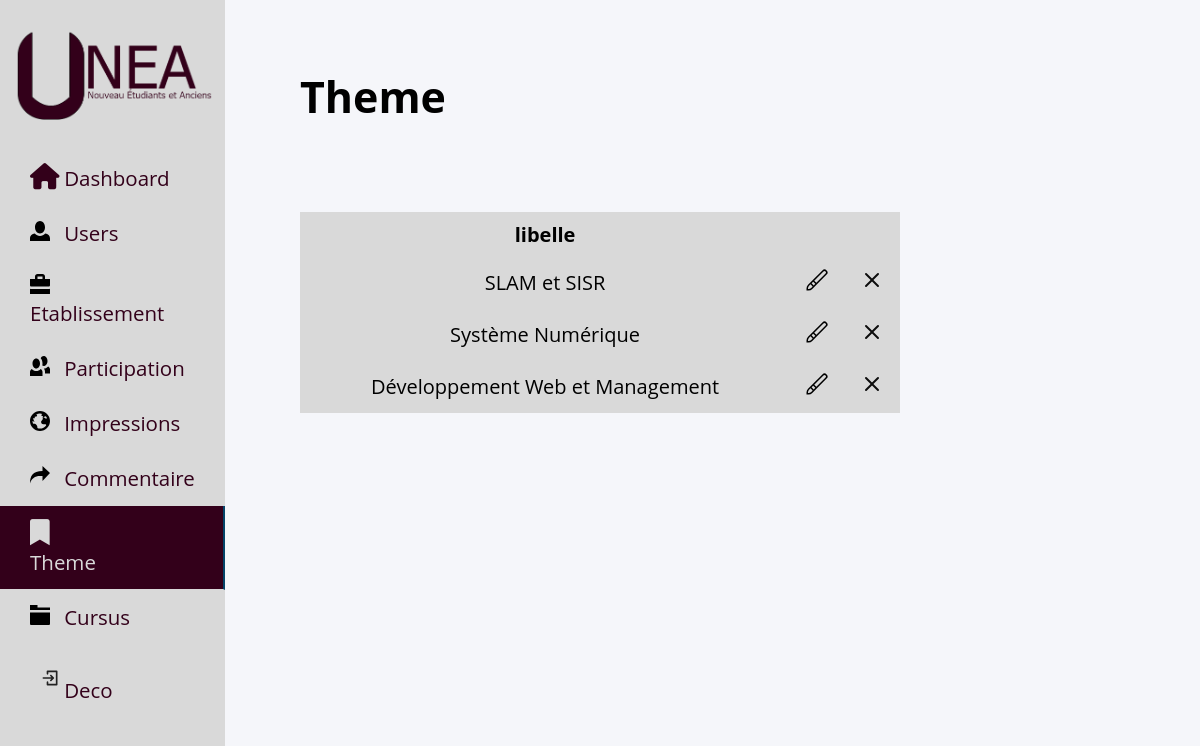
Screenshot of /admin/theme_admin.php with the database file from the repository.
### tables this page shows
CREATE TABLE IF NOT EXISTS `theme` (
  `id_theme` int(11) NOT NULL AUTO_INCREMENT,
  `libelle_theme` varchar(250) DEFAULT NULL,
  PRIMARY KEY (`id_theme`)
);

### admin/theme_admin.php (the view, shortened to what this page needs)
<!DOCTYPE html>
<html lang="en">
<head>
    <link rel="stylesheet" href="../assets/css/admin.css">
    <link rel="stylesheet" href="https://cdnjs.cloudflare.com/ajax/libs/font-awesome/6.0.0/css/all.min.css">
</head>
<body>
<?php include "../include/bdd.php" ;
      include "../include/nav-admin.php";
      $sql_participer="SELECT * FROM theme";
    $req=$bdd->query($sql_participer);
    $req->execute();
    $resultat=$req->fetchAll();
?>
      <div class="container_user">
      <h2>Theme</h2>
    <table>
        <tr>
            <th>libelle</th>
            <th></th>
        </tr>
        <?php
        foreach ($resultat as $row) {?>
                        <tr>
                <td> <?=$row["libelle_theme"]?> </td>
                <td><button id="menu" form="form" ><img src="../icone/paint-brush-alt.svg"></button><button type="submit" id="submit" form="form1" style="display: none;"><img src="../icone/check.svg"></button></td>
                <td><button id="" ><img src="../icone/close.svg"></button></td>
              </tr>
            <?php }
                ?>
                </table>
 </div>

### assets/css/admin.css (style rules this page uses)
* { list-style: none; text-decoration: none; margin: 0; padding: 0; box-sizing: border-box; font-family: 'Open Sans', sans-serif; font-size: 1.28em; }
body { background: #f5f6fa; }
.container_user { width:50%; margin: 0 auto; margin-top: 2em ; }
table { width: 100%; border-collapse: collapse; background-color: #d9d9d9; margin-top: 2em; }
th, td { border: 1px solid #d9d9d9; padding: 8px; text-align: center; font-size: 20px; }
th { background-color: #d9d9d9; }
button { background-color: #d9d9d9; border: none ; }

### rows the page displays
theme: libelle_theme "SLAM et SISR"
theme: libelle_theme "Système Numérique"
theme: libelle_theme "Développement Web et Management"
